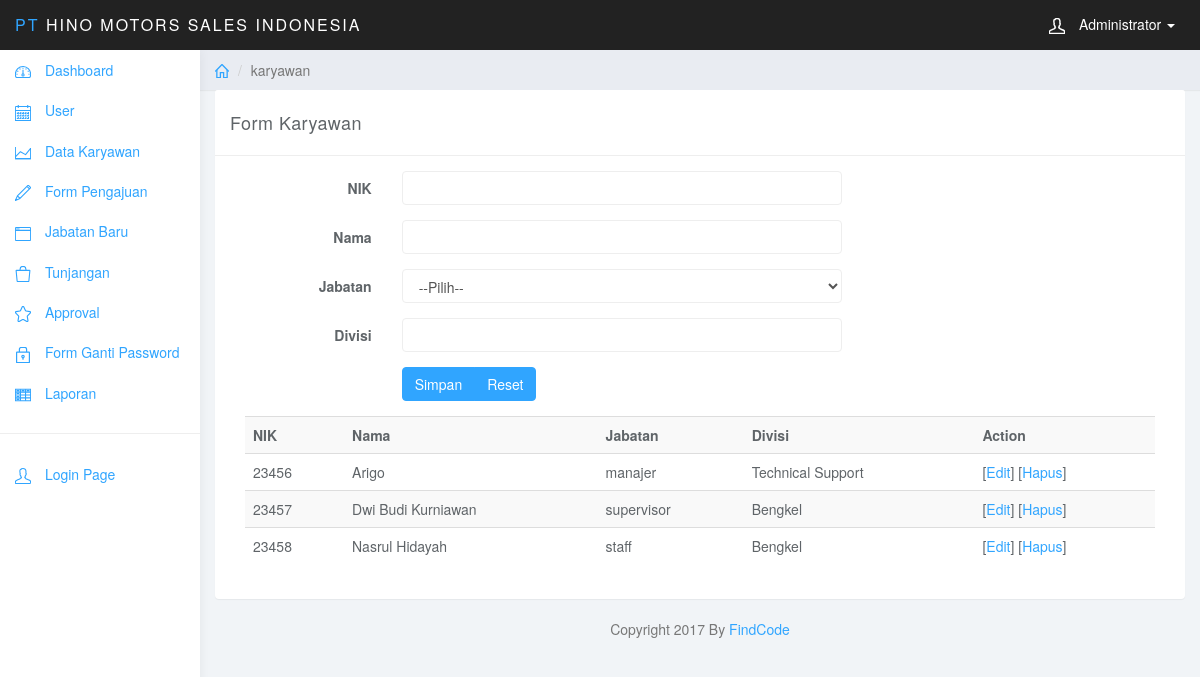
Page /index.php?page=karyawan (signed in) on the committed database.
### tables this page shows
CREATE TABLE IF NOT EXISTS `karyawan_tb` (
  `nik` int(20) NOT NULL,
  `nama` varchar(50) NOT NULL,
  `jabatan` int(11) NOT NULL,
  `divisi` varchar(20) NOT NULL
);

CREATE TABLE IF NOT EXISTS `jabatan_tb` (
  `id` int(11) NOT NULL,
  `nama_jabatan` varchar(20) NOT NULL
);

### page/karyawan.php (the view, shortened to what this page needs)
<div class="panel panel-default">
    <div class="panel-heading">Form Karyawan</div>
    <div class="panel-body">
        <div class="col-lg-8">
            <form class="form-horizontal" action="act/karsv.php" method="post">
                <div class="form-group">
                    <label for="" class="control-label col-sm-3">NIK</label>
                    <div class="col-sm-9">
                        <input type="text" name="nik" class="form-control" required>
                    </div>
                </div>
                <div class="form-group">
                    <label for="" class="control-label col-sm-3">Nama</label>
                    <div class="col-sm-9">
                        <input type="text" name="nama" class="form-control" required>
                    </div>
                </div>
                <div class="form-group">
                    <label for="" class="control-label col-sm-3">Jabatan</label>
                    <div class="col-sm-9">
                        <select name="jabatan" class="form-control" required>
                            <option value="">--Pilih--</option>
                        </select>
                    </div>
                </div>
                <div class="form-group">
                    <label for="" class="control-label col-sm-3">Divisi</label>
                    <div class="col-sm-9">
                        <input type="text" name="divisi" class="form-control" required>
                    </div>
                </div>
                <div class="form-group">
                    <div class="btn-group col-sm-9 col-sm-offset-3">
                        <button class="btn btn-primary" type="submit" >Simpan</button>
                        <button class="btn btn-primary" type="reset" >Reset</button>
                    </div>
                </div>
            </form>
        </div>
        <div class="col-lg-4">
        </div>
        <div class="col-sm-12">
            <div class="table-responsive">
                <table class="table table-striped">
                    <tr>
                        <th>NIK</th>
                        <th>Nama</th>
                        <th>Jabatan</th>
                        <th>Divisi</th>
                        <th>Action</th>
                    </tr>
                    <?php
                    $r = $con->query("SELECT karyawan_tb.*, jabatan_tb.nama_jabatan FROM karyawan_tb INNER JOIN jabatan_tb ON karyawan_tb.jabatan = jabatan_tb.id");
                    while ($rr = $r->fetch_array()) {
                        ?>
                        <tr>
                            <td><?php echo $rr['nik'];?></td>
                            <td><?php echo $rr['nama'];?></td>
                            <td><?php echo $rr['nama_jabatan'];?></td>
                            <td><?php echo $rr['divisi'];?></td>
                            <td>[<a href="index.php?page=kare&id=<?php echo $rr['nik'];?>">Edit</a>] [<a href="act/kardel.php?id=<?php echo $rr['nik'];?>" onclick="return confirm('Yakin ingin hpus data ?')">Hapus</a>]</td>
                        </tr>
                        <?php
                    }
                    ?>
                </table>
            </div>
        </div>
    </div>
</div>

### css/styles.css (style rules this page uses)
body { background: #f1f4f7; padding-top: 50px; color: #5f6468; }
a, a:hover, a:focus { color: #30a5ff; }
.form-control { border: 1px solid #eee; box-shadow: none; }
.btn-primary, .btn-primary:hover, .btn-primary:focus, .btn-primary:active, .btn-primary.active, .open > .dropdown-toggle.btn-primary, .btn-primary.disabled, .btn-primary[disabled], fieldset[disabled] .btn-primary, .btn-primary.disabled:hover, .btn-primary[disabled]:hover, fieldset[disabled] .btn-primary:hover, .btn-primary.disabled:focus, .btn-primary[disabled]:focus, fieldset[disabled] .btn-primary:focus, .btn-primary.disabled:active, .btn-primary[disabled]:active, fieldset[disabled] .btn-primary:active, .btn-primary.disabled.active, .btn-primary[disabled].active, fieldset[disabled] .btn-primary.active { background-color: #30a5ff; border-color: #30a5ff; }
.panel { border: 0; }
.panel-heading { font-size: 18px; font-weight: 300; letter-spacing: 0.025em; height: 66px; line-height: 45px; }
.panel-default .panel-heading { background: #fff; border-bottom: 1px solid #eee; color: #5f6468; }
.table { background: #fff; }

### rows in the picture
karyawan_tb: nik "23456", nama "Arigo", jabatan_tb.nama_jabatan "manajer", divisi "Technical Support"
karyawan_tb: nik "23457", nama "Dwi Budi Kurniawan", jabatan_tb.nama_jabatan "supervisor", divisi "Bengkel"
karyawan_tb: nik "23458", nama "Nasrul Hidayah", jabatan_tb.nama_jabatan "staff", divisi "Bengkel"

### other values in the picture
$u "Administrator"
$page "karyawan"
